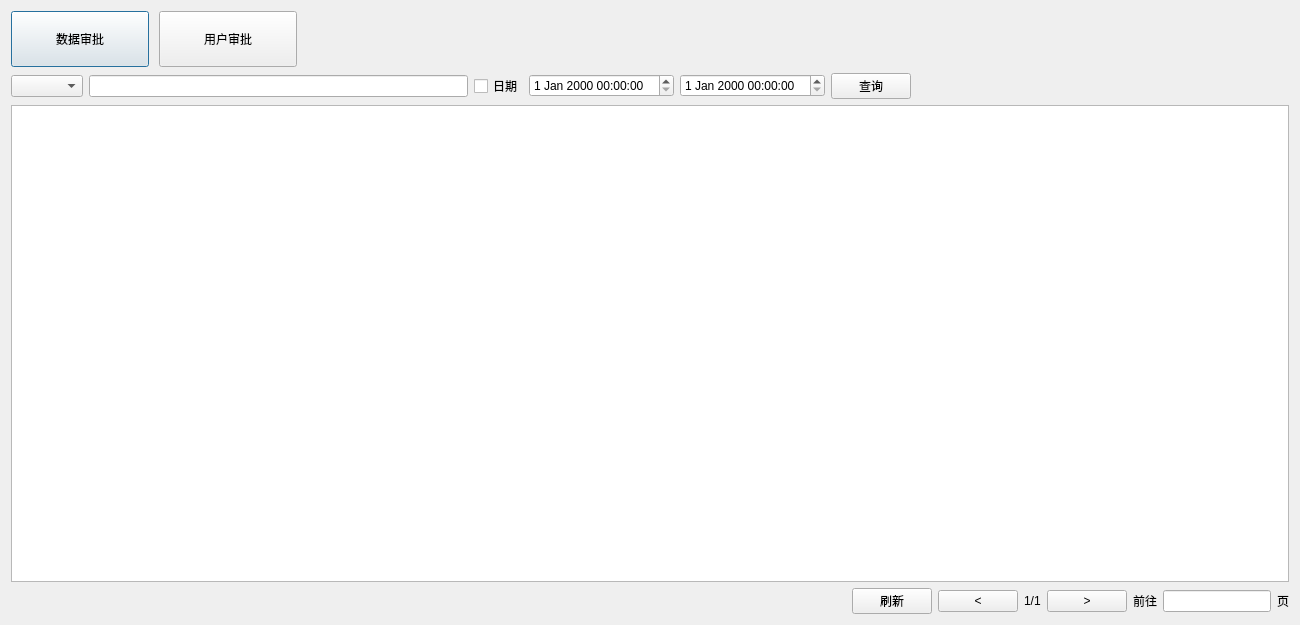
<?xml version="1.0" encoding="UTF-8"?>
<ui version="4.0">
 <class>ApprovalProgressDialog</class>
 <widget class="QDialog" name="ApprovalProgressDialog">
  <property name="geometry">
   <rect>
    <x>0</x>
    <y>0</y>
    <width>1300</width>
    <height>625</height>
   </rect>
  </property>
  <property name="minimumSize">
   <size>
    <width>1300</width>
    <height>625</height>
   </size>
  </property>
  <property name="maximumSize">
   <size>
    <width>16777215</width>
    <height>16777215</height>
   </size>
  </property>
  <property name="windowTitle">
   <string>申请审批</string>
  </property>
  <layout class="QVBoxLayout" name="verticalLayout_2">
   <item>
    <widget class="QWidget" name="widget" native="true">
     <property name="maximumSize">
      <size>
       <width>16777215</width>
       <height>56</height>
      </size>
     </property>
     <layout class="QHBoxLayout" name="horizontalLayout">
      <property name="spacing">
       <number>10</number>
      </property>
      <property name="leftMargin">
       <number>0</number>
      </property>
      <property name="topMargin">
       <number>0</number>
      </property>
      <property name="rightMargin">
       <number>0</number>
      </property>
      <property name="bottomMargin">
       <number>0</number>
      </property>
      <item>
       <widget class="QPushButton" name="btnData">
        <property name="minimumSize">
         <size>
          <width>138</width>
          <height>56</height>
         </size>
        </property>
        <property name="maximumSize">
         <size>
          <width>138</width>
          <height>56</height>
         </size>
        </property>
        <property name="text">
         <string>数据审批</string>
        </property>
        <attribute name="buttonGroup">
         <string notr="true">buttonGroup</string>
        </attribute>
       </widget>
      </item>
      <item>
       <widget class="QPushButton" name="btnUser">
        <property name="minimumSize">
         <size>
          <width>138</width>
          <height>56</height>
         </size>
        </property>
        <property name="maximumSize">
         <size>
          <width>138</width>
          <height>56</height>
         </size>
        </property>
        <property name="text">
         <string>用户审批</string>
        </property>
        <attribute name="buttonGroup">
         <string notr="true">buttonGroup</string>
        </attribute>
       </widget>
      </item>
      <item>
       <spacer name="horizontalSpacer_2">
        <property name="orientation">
         <enum>Qt::Horizontal</enum>
        </property>
        <property name="sizeHint" stdset="0">
         <size>
          <width>40</width>
          <height>20</height>
         </size>
        </property>
       </spacer>
      </item>
     </layout>
    </widget>
   </item>
   <item>
    <widget class="QStackedWidget" name="stackedWidget">
     <property name="currentIndex">
      <number>0</number>
     </property>
     <widget class="QWidget" name="page">
      <layout class="QVBoxLayout" name="verticalLayout">
       <property name="leftMargin">
        <number>0</number>
       </property>
       <property name="topMargin">
        <number>0</number>
       </property>
       <property name="rightMargin">
        <number>0</number>
       </property>
       <property name="bottomMargin">
        <number>0</number>
       </property>
       <item>
        <layout class="QHBoxLayout" name="horizontalLayout_2">
         <item>
          <widget class="QComboBox" name="comboBoxDataField"/>
         </item>
         <item>
          <widget class="QLineEdit" name="lineEditDataQueryValue">
           <property name="text">
            <string/>
           </property>
          </widget>
         </item>
         <item>
          <widget class="QCheckBox" name="checkBox_1">
           <property name="text">
            <string>日期</string>
           </property>
          </widget>
         </item>
         <item>
          <widget class="QDateTimeEdit" name="dateTimeEdit1_start"/>
         </item>
         <item>
          <widget class="QDateTimeEdit" name="dateTimeEdit2_end"/>
         </item>
         <item>
          <widget class="QPushButton" name="btnDataQuery">
           <property name="text">
            <string>查询</string>
           </property>
          </widget>
         </item>
         <item>
          <spacer name="horizontalSpacer_3">
           <property name="orientation">
            <enum>Qt::Horizontal</enum>
           </property>
           <property name="sizeHint" stdset="0">
            <size>
             <width>40</width>
             <height>20</height>
            </size>
           </property>
          </spacer>
         </item>
        </layout>
       </item>
       <item>
        <widget class="QTableView" name="tableView"/>
       </item>
       <item>
        <layout class="QHBoxLayout" name="horizontalLayout_3">
         <item>
          <spacer name="horizontalSpacer_4">
           <property name="orientation">
            <enum>Qt::Horizontal</enum>
           </property>
           <property name="sizeHint" stdset="0">
            <size>
             <width>40</width>
             <height>20</height>
            </size>
           </property>
          </spacer>
         </item>
         <item>
          <widget class="QPushButton" name="btnFlushDownload">
           <property name="text">
            <string>刷新</string>
           </property>
          </widget>
         </item>
         <item>
          <widget class="QPushButton" name="btnDataApprovalLast">
           <property name="text">
            <string>&lt;</string>
           </property>
          </widget>
         </item>
         <item>
          <widget class="QLabel" name="labelDataApprovalPageShow">
           <property name="text">
            <string>1/1</string>
           </property>
          </widget>
         </item>
         <item>
          <widget class="QPushButton" name="btnDataApprovalNext">
           <property name="text">
            <string>&gt;</string>
           </property>
          </widget>
         </item>
         <item>
          <widget class="QLabel" name="label_5">
           <property name="text">
            <string>前往</string>
           </property>
          </widget>
         </item>
         <item>
          <widget class="QLineEdit" name="lineEditDataApprovalPage">
           <property name="sizePolicy">
            <sizepolicy hsizetype="Minimum" vsizetype="Fixed">
             <horstretch>0</horstretch>
             <verstretch>0</verstretch>
            </sizepolicy>
           </property>
          </widget>
         </item>
         <item>
          <widget class="QLabel" name="label_6">
           <property name="text">
            <string>页</string>
           </property>
          </widget>
         </item>
        </layout>
       </item>
      </layout>
     </widget>
     <widget class="QWidget" name="page_2">
      <layout class="QVBoxLayout" name="verticalLayout_3">
       <property name="leftMargin">
        <number>0</number>
       </property>
       <property name="topMargin">
        <number>0</number>
       </property>
       <property name="rightMargin">
        <number>0</number>
       </property>
       <property name="bottomMargin">
        <number>0</number>
       </property>
       <item>
        <layout class="QHBoxLayout" name="horizontalLayout_5">
         <item>
          <widget class="QComboBox" name="comboBoxUserField">
           <property name="sizePolicy">
            <sizepolicy hsizetype="Preferred" vsizetype="Preferred">
             <horstretch>0</horstretch>
             <verstretch>0</verstretch>
            </sizepolicy>
           </property>
          </widget>
         </item>
         <item>
          <widget class="CLineEdit" name="lineEditUserQueryValue">
           <property name="text">
            <string/>
           </property>
          </widget>
         </item>
         <item>
          <widget class="QCheckBox" name="checkBox_2">
           <property name="text">
            <string>日期</string>
           </property>
           <property name="checked">
            <bool>false</bool>
           </property>
           <property name="tristate">
            <bool>false</bool>
           </property>
          </widget>
         </item>
         <item>
          <widget class="QDateTimeEdit" name="dateTimeEdit3_start"/>
         </item>
         <item>
          <widget class="QDateTimeEdit" name="dateTimeEdit4_end"/>
         </item>
         <item>
          <widget class="QPushButton" name="btnUserQuery">
           <property name="text">
            <string>查询</string>
           </property>
          </widget>
         </item>
         <item>
          <spacer name="horizontalSpacer_6">
           <property name="orientation">
            <enum>Qt::Horizontal</enum>
           </property>
           <property name="sizeHint" stdset="0">
            <size>
             <width>40</width>
             <height>20</height>
            </size>
           </property>
          </spacer>
         </item>
        </layout>
       </item>
       <item>
        <widget class="QTableView" name="tableViewUser"/>
       </item>
       <item>
        <layout class="QHBoxLayout" name="horizontalLayout_4">
         <item>
          <spacer name="horizontalSpacer_5">
           <property name="orientation">
            <enum>Qt::Horizontal</enum>
           </property>
           <property name="sizeHint" stdset="0">
            <size>
             <width>40</width>
             <height>20</height>
            </size>
           </property>
          </spacer>
         </item>
         <item>
          <widget class="QPushButton" name="btnFlushUser">
           <property name="text">
            <string>刷新</string>
           </property>
          </widget>
         </item>
         <item>
          <widget class="QPushButton" name="btnUserLast">
           <property name="text">
            <string>&lt;</string>
           </property>
          </widget>
         </item>
         <item>
          <widget class="QLabel" name="labelUserPage">
           <property name="text">
            <string>1/1</string>
           </property>
          </widget>
         </item>
         <item>
          <widget class="QPushButton" name="btnUserNext">
           <property name="text">
            <string>&gt;</string>
           </property>
          </widget>
         </item>
         <item>
          <widget class="QLabel" name="label_3">
           <property name="text">
            <string>前往</string>
           </property>
          </widget>
         </item>
         <item>
          <widget class="QLineEdit" name="lineEditUserPage">
           <property name="sizePolicy">
            <sizepolicy hsizetype="Minimum" vsizetype="Fixed">
             <horstretch>0</horstretch>
             <verstretch>0</verstretch>
            </sizepolicy>
           </property>
          </widget>
         </item>
         <item>
          <widget class="QLabel" name="label_4">
           <property name="text">
            <string>页</string>
           </property>
          </widget>
         </item>
        </layout>
       </item>
      </layout>
     </widget>
    </widget>
   </item>
  </layout>
 </widget>
 <customwidgets>
  <customwidget>
   <class>CLineEdit</class>
   <extends>QLineEdit</extends>
   <header>CLineEdit.h</header>
  </customwidget>
 </customwidgets>
 <resources/>
 <connections/>
 <buttongroups>
  <buttongroup name="buttonGroup"/>
 </buttongroups>
</ui>
